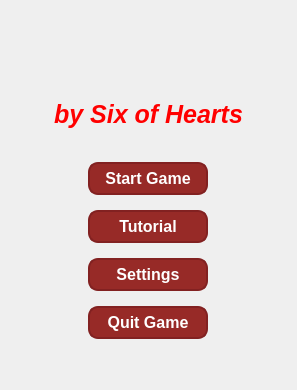
      <widget class="QWidget" name="startMenu">
       <property name="sizePolicy">
        <sizepolicy hsizetype="Expanding" vsizetype="Expanding">
         <horstretch>0</horstretch>
         <verstretch>0</verstretch>
        </sizepolicy>
       </property>
       <layout class="QVBoxLayout" name="verticalLayout_5">
        <item>
         <layout class="QHBoxLayout" name="buggyLayout" stretch="0,0,0">
          <item>
           <spacer name="horizontalSpacer_14">
            <property name="orientation">
             <enum>Qt::Horizontal</enum>
            </property>
            <property name="sizeHint" stdset="0">
             <size>
              <width>40</width>
              <height>20</height>
             </size>
            </property>
           </spacer>
          </item>
          <item>
           <layout class="QVBoxLayout" name="verticalLayout">
            <property name="spacing">
             <number>0</number>
            </property>
            <item>
             <spacer name="verticalSpacer">
              <property name="orientation">
               <enum>Qt::Vertical</enum>
              </property>
              <property name="sizeHint" stdset="0">
               <size>
                <width>20</width>
                <height>40</height>
               </size>
              </property>
             </spacer>
            </item>
            <item>
             <widget class="QLabel" name="label">
              <property name="styleSheet">
               <string notr="true">QLabel {
	font: 20pt &quot;Broadway&quot;;
    color: red;
    padding: 3px;
    font-weight: bold;
    font-style: italic;
    font-size: 35px;
}</string>
              </property>
              <property name="text">
               <string/>
              </property>
              <property name="pixmap">
               <pixmap resource="Assets/Cards.qrc">:/blackjack-logo.png</pixmap>
              </property>
              <property name="alignment">
               <set>Qt::AlignCenter</set>
              </property>
              <property name="indent">
               <number>0</number>
              </property>
             </widget>
            </item>
            <item>
             <widget class="QLabel" name="label_11">
              <property name="styleSheet">
               <string notr="true">QLabel {
    color: red;
    padding: 3px;
    font-weight: bold;
    font-style: italic;
	font: 700 9pt &quot;Script MT Bold&quot;;
    font-size: 25px;
}</string>
              </property>
              <property name="text">
               <string>by Six of Hearts</string>
              </property>
              <property name="alignment">
               <set>Qt::AlignCenter</set>
              </property>
              <property name="indent">
               <number>0</number>
              </property>
             </widget>
            </item>
            <item>
             <spacer name="verticalSpacer_3">
              <property name="orientation">
               <enum>Qt::Vertical</enum>
              </property>
              <property name="sizeType">
               <enum>QSizePolicy::Fixed</enum>
              </property>
              <property name="sizeHint" stdset="0">
               <size>
                <width>20</width>
                <height>30</height>
               </size>
              </property>
             </spacer>
            </item>
            <item>
             <layout class="QGridLayout" name="gridLayout_4">
              <property name="verticalSpacing">
               <number>15</number>
              </property>
              <item row="0" column="0">
               <widget class="QPushButton" name="startGame">
                <property name="sizePolicy">
                 <sizepolicy hsizetype="Preferred" vsizetype="Preferred">
                  <horstretch>0</horstretch>
                  <verstretch>0</verstretch>
                 </sizepolicy>
                </property>
                <property name="minimumSize">
                 <size>
                  <width>120</width>
                  <height>0</height>
                 </size>
                </property>
                <property name="maximumSize">
                 <size>
                  <width>120</width>
                  <height>16777215</height>
                 </size>
                </property>
                <property name="styleSheet">
                 <string notr="true">QPushButton {
    background-color: #972a27; /* Normal state with red color */
    color: white;
    border-radius: 10px;
    padding: 5px;
    border: 2px solid #822121; /* Darker outline for better visibility */
    font-weight: bold;
    font-size: 16px;
    font-family: &quot;Arial&quot;, sans-serif;
}

QPushButton:hover {
    background-color: #b33d3d; /* Slightly lighter red for hover state */
    border: 2px solid #822121; /* Consistent darker outline */
}

QPushButton:pressed {
    background-color: #7c1f1f; /* Darker red for pressed state */
    border: 2px solid #822121; /* Consistent darker outline */
}</string>
                </property>
                <property name="text">
                 <string>Start Game</string>
                </property>
               </widget>
              </item>
              <item row="2" column="0">
               <widget class="QPushButton" name="tutorial">
                <property name="sizePolicy">
                 <sizepolicy hsizetype="Preferred" vsizetype="Preferred">
                  <horstretch>0</horstretch>
                  <verstretch>0</verstretch>
                 </sizepolicy>
                </property>
                <property name="minimumSize">
                 <size>
                  <width>120</width>
                  <height>0</height>
                 </size>
                </property>
                <property name="maximumSize">
                 <size>
                  <width>120</width>
                  <height>16777215</height>
                 </size>
                </property>
                <property name="styleSheet">
                 <string notr="true">QPushButton {
    background-color: #972a27; /* Normal state with red color */
    color: white;
    border-radius: 10px;
    padding: 5px;
    border: 2px solid #822121; /* Darker outline for better visibility */
    font-weight: bold;
    font-size: 16px;
    font-family: &quot;Arial&quot;, sans-serif;
}

QPushButton:hover {
    background-color: #b33d3d; /* Slightly lighter red for hover state */
    border: 2px solid #822121; /* Consistent darker outline */
}

QPushButton:pressed {
    background-color: #7c1f1f; /* Darker red for pressed state */
    border: 2px solid #822121; /* Consistent darker outline */
}</string>
                </property>
                <property name="text">
                 <string>Tutorial</string>
                </property>
               </widget>
              </item>
              <item row="5" column="0">
               <widget class="QPushButton" name="quitGameMenu">
                <property name="sizePolicy">
                 <sizepolicy hsizetype="Preferred" vsizetype="Preferred">
                  <horstretch>0</horstretch>
                  <verstretch>0</verstretch>
                 </sizepolicy>
                </property>
                <property name="minimumSize">
                 <size>
                  <width>120</width>
                  <height>0</height>
                 </size>
                </property>
                <property name="maximumSize">
                 <size>
                  <width>120</width>
                  <height>16777215</height>
                 </size>
                </property>
                <property name="styleSheet">
                 <string notr="true">QPushButton {
    background-color: #972a27; /* Normal state with red color */
    color: white;
    border-radius: 10px;
    padding: 5px;
    border: 2px solid #822121; /* Darker outline for better visibility */
    font-weight: bold;
    font-size: 16px;
    font-family: &quot;Arial&quot;, sans-serif;
}

QPushButton:hover {
    background-color: #b33d3d; /* Slightly lighter red for hover state */
    border: 2px solid #822121; /* Consistent darker outline */
}

QPushButton:pressed {
    background-color: #7c1f1f; /* Darker red for pressed state */
    border: 2px solid #822121; /* Consistent darker outline */
}</string>
                </property>
                <property name="text">
                 <string>Quit Game</string>
                </property>
               </widget>
              </item>
              <item row="3" column="0">
               <widget class="QPushButton" name="settings">
                <property name="sizePolicy">
                 <sizepolicy hsizetype="Preferred" vsizetype="Preferred">
                  <horstretch>0</horstretch>
                  <verstretch>0</verstretch>
                 </sizepolicy>
                </property>
                <property name="minimumSize">
                 <size>
                  <width>120</width>
                  <height>0</height>
                 </size>
                </property>
                <property name="maximumSize">
                 <size>
                  <width>120</width>
                  <height>16777215</height>
                 </size>
                </property>
                <property name="styleSheet">
                 <string notr="true">QPushButton {
    background-color: #972a27; /* Normal state with red color */
    color: white;
    border-radius: 10px;
    padding: 5px;
    border: 2px solid #822121; /* Darker outline for better visibility */
    font-weight: bold;
    font-size: 16px;
    font-family: &quot;Arial&quot;, sans-serif;
}

QPushButton:hover {
    background-color: #b33d3d; /* Slightly lighter red for hover state */
    border: 2px solid #822121; /* Consistent darker outline */
}

QPushButton:pressed {
    background-color: #7c1f1f; /* Darker red for pressed state */
    border: 2px solid #822121; /* Consistent darker outline */
}</string>
                </property>
                <property name="text">
                 <string>Settings</string>
                </property>
               </widget>
              </item>
             </layout>
            </item>
            <item>
             <spacer name="verticalSpacer_2">
              <property name="orientation">
               <enum>Qt::Vertical</enum>
              </property>
              <property name="sizeHint" stdset="0">
               <size>
                <width>20</width>
                <height>40</height>
               </size>
              </property>
             </spacer>
            </item>
           </layout>
          </item>
          <item>
           <spacer name="horizontalSpacer_13">
            <property name="orientation">
             <enum>Qt::Horizontal</enum>
            </property>
            <property name="sizeHint" stdset="0">
             <size>
              <width>40</width>
              <height>20</height>
             </size>
            </property>
           </spacer>
          </item>
         </layout>
        </item>
       </layout>
      </widget>
